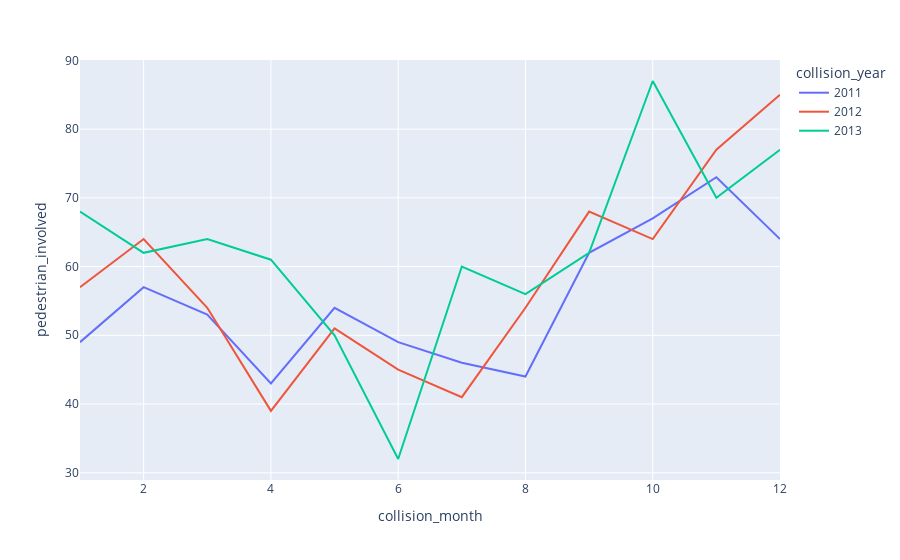

The notebook cell this image was saved under:
### Code cell
# TRUCK -- FATAL
# fig = px.line(fatal_data, x='collision_month', y='truck_involved', color='collision_year')
# fig.show()

# MOTORCYCLE -- FATAL
# fig = px.line(fatal_data, x='collision_month', y='motorcycle_involved', color='collision_year')
# fig.show()

# BYCYCLE -- FATAL
# fig = px.line(fatal_data, x='collision_month', y='bicycle_involved', color='collision_year')
# fig.show()

# PEDESTRIAN -- FATAL
fig = px.line(fatal_data, x='collision_month', y='pedestrian_involved', color='collision_year')
fig.show();

### Figure 1 — Plotly figure (JSON) as saved in the notebook; plotly's stock layout.template omitted (floating-point values rounded to 4 significant figures)
{"data": [{"hovertemplate": "collision_year=2011<br>collision_month=%{x}<br>pedestrian_involved=%{y}<extra></extra>", "legendgroup": "2011", "line": {"color": "#636efa", "dash": "solid"}, "marker": {"symbol": "circle"}, "mode": "lines", "name": "2011", "orientation": "v", "showlegend": true, "type": "scatter", "x": [1, 2, 3, 4, 5, 6, 7, 8, 9, 10, 11, 12], "xaxis": "x", "y": [49, 57, 53, 43, 54, 49, 46, 44, 62, 67, 73, 64], "yaxis": "y"}, {"hovertemplate": "collision_year=2012<br>collision_month=%{x}<br>pedestrian_involved=%{y}<extra></extra>", "legendgroup": "2012", "line": {"color": "#EF553B", "dash": "solid"}, "marker": {"symbol": "circle"}, "mode": "lines", "name": "2012", "orientation": "v", "showlegend": true, "type": "scatter", "x": [1, 2, 3, 4, 5, 6, 7, 8, 9, 10, 11, 12], "xaxis": "x", "y": [57, 64, 54, 39, 51, 45, 41, 54, 68, 64, 77, 85], "yaxis": "y"}, {"hovertemplate": "collision_year=2013<br>collision_month=%{x}<br>pedestrian_involved=%{y}<extra></extra>", "legendgroup": "2013", "line": {"color": "#00cc96", "dash": "solid"}, "marker": {"symbol": "circle"}, "mode": "lines", "name": "2013", "orientation": "v", "showlegend": true, "type": "scatter", "x": [1, 2, 3, 4, 5, 6, 7, 8, 9, 10, 11, 12], "xaxis": "x", "y": [68, 62, 64, 61, 50, 32, 60, 56, 62, 87, 70, 77], "yaxis": "y"}], "layout": {"legend": {"title": {"text": "collision_year"}, "tracegroupgap": 0}, "margin": {"t": 60}, "xaxis": {"anchor": "y", "domain": [0, 1], "title": {"text": "collision_month"}}, "yaxis": {"anchor": "x", "domain": [0, 1], "title": {"text": "pedestrian_involved"}}}}
